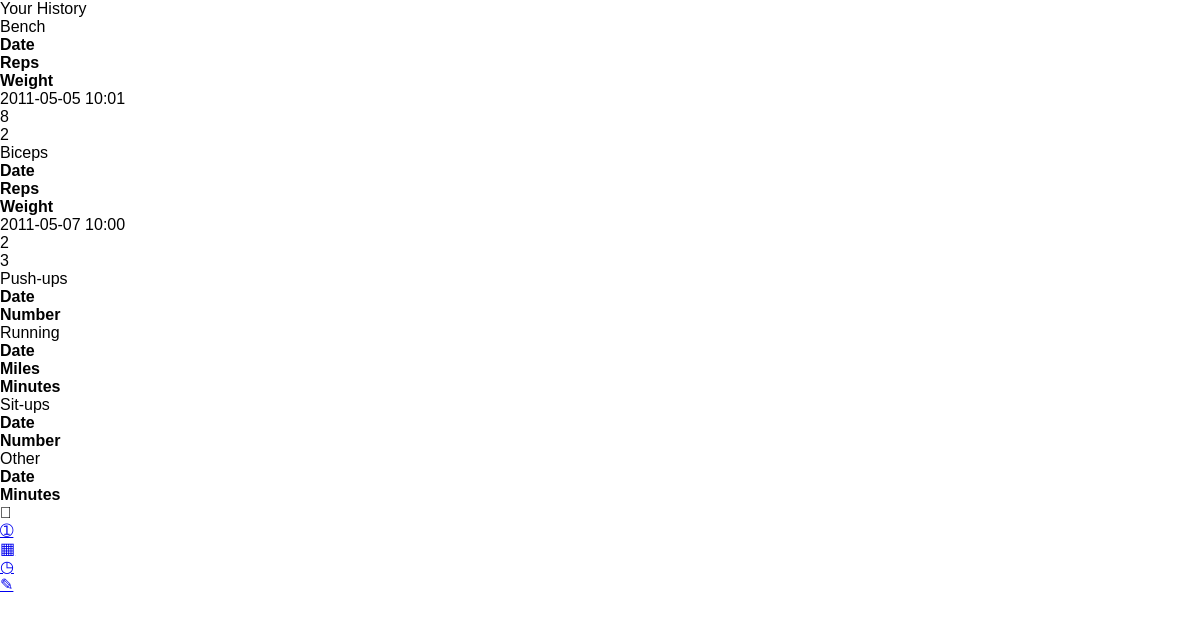
/history.php, run on an earlier commit of the app's database.
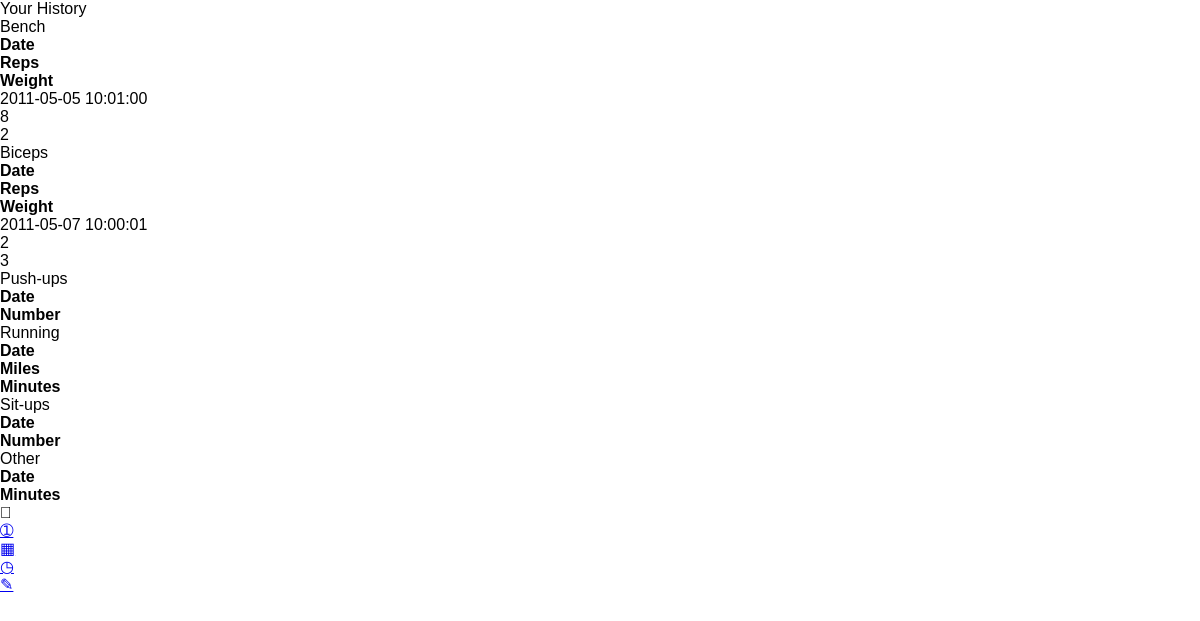
And on a later commit of the database.
### tables this page shows
CREATE TABLE activity (userid int, time string, type string, entry1 int, entry2 int, entry3 int, primary key(userid, time,type));

### utils.php (called while the page is built, shortened)
<?php
$global_activities =
	array('bench' => array('name' => 'Bench',
							'details' => array('reps' => 'Reps',
								 'weight' => 'Weight',
							)
						),
		 'biceps' => array('name' => 'Biceps',
                           'details' => array('reps' => 'Reps',
								'weight' => 'Weight',
							)
					),
		'pushups' => array('name' => 'Push-ups',
                           'details' => array('num' => 'Number',
							)
					),
		'running' => array('name' => 'Running',
                           'details' => array('miles' => 'Miles',
								'time' => 'Minutes',
							)
					),
		'situps' => array('name' => 'Sit-ups',
                          'details' => array('num' => 'Number',
							)
					),
		'other' => array('name' => 'Other',
                          'details' => array('time' => 'Minutes',
							)
					),
    );
function show_logout()
{
  $url = basename($_SERVER['PHP_SELF']);
  return true;
}
function get_navbar_class($url)
{
  $curr = basename($_SERVER['PHP_SELF']);
  $new = basename($url);
  if ($curr == $new) {
    return "ui-btn-active";
  }
}
?>

### history.php (the view, shortened to what this page needs)
<?php
include('header.php');
include('sqlitedb.php');
?>
<?
$userid = 2;
foreach ($global_activities as $act => $act_details) {
	echo '<div data-role="collapsible">';
	echo '<h3>' .$act_details['name']. '</h3>';
	$tab_classes = array('a','b','c','d');
	$tab_ind = count($act_details['details'])-1;
	$tab_class = 'ui-grid-' . $tab_classes[$tab_ind];
	echo '<div class="'.$tab_class."\">\n";
	$num_entries = 5;
	$num = 0;
	echo '<div class="ui-block-'.$tab_classes[$num]."\">\n";
	echo '<b>Date</b>';
	echo "\n</div>\n";
	$num++;
	foreach ($act_details['details'] as $det => $det_name) {
	  echo '<div class="ui-block-'.$tab_classes[$num]."\">\n";
	  echo '<b>' .$det_name. "</b> ";
	  echo "\n</div>\n";
	  $num++;
	}
	try{
		$query = "select * from activity where type='".$act."' and userid=".$userid." order by time desc;";
		$result = $db->query($query);
		for ($i = 0; $i < $num_entries; ++$i) {
			$items=$result->fetch();
			if (items != null){
				$num = 0;
				echo '<div class="ui-block-'.$tab_classes[$num]."\">\n";
				echo $items["time"];
				echo "\n</div>\n";
				$num++;
				$entry_num = 0;
				foreach ($act_details['details'] as $det => $det_name) {
				  echo '<div class="ui-block-'.$tab_classes[$num]."\">\n";
				  if ($entry_num == 0)
					echo $items["entry1"];
				  else
					echo $items["entry2"];
				  echo "\n</div>\n";
				  $num++;
				  $entry_num++;
				}
			}
		}
	}
	catch(PDOException $e){
		echo "Unable to get history from database. <br/>";
	}
	echo "</div>\n</div>\n";
}
?>
<?php include('footer.php'); ?>

### navbar.php
<div data-role="footer" data-id="myfooter" data-position="fixed" style="top: 0px;" role="contentinfo" class="ui-footer ui-bar-a ui-footer-fixed fade ui-fixed-inline" >
  <div data-role="navbar">
    <ul>
<?php
$tabs = array("leaderboard.php" => "&#10112;",
			  "activity.php" => "&#9638;",
			  "history.php" => "&#9719;",
			  "log.php" => "&#9998");
foreach ($tabs as $url => $text) {
  echo '<li><a href="'.$url.'" class="'.get_navbar_class($url).'" rel="external">'.$text.'</a></li>';
}
?>
    </ul>
  </div>
</div>

What changed in the data, as far as the page shows it:
removed activity: time "2011-05-05 10:01", entry1 "8", entry2 "2", shown under "Bench"
removed activity: time "2011-05-07 10:00", entry1 "2", entry2 "3", shown under "Biceps"
added activity: time "2011-05-05 10:01:00", entry1 "8", entry2 "2", shown under "Bench"
added activity: time "2011-05-07 10:00:01", entry1 "2", entry2 "3", shown under "Biceps"
